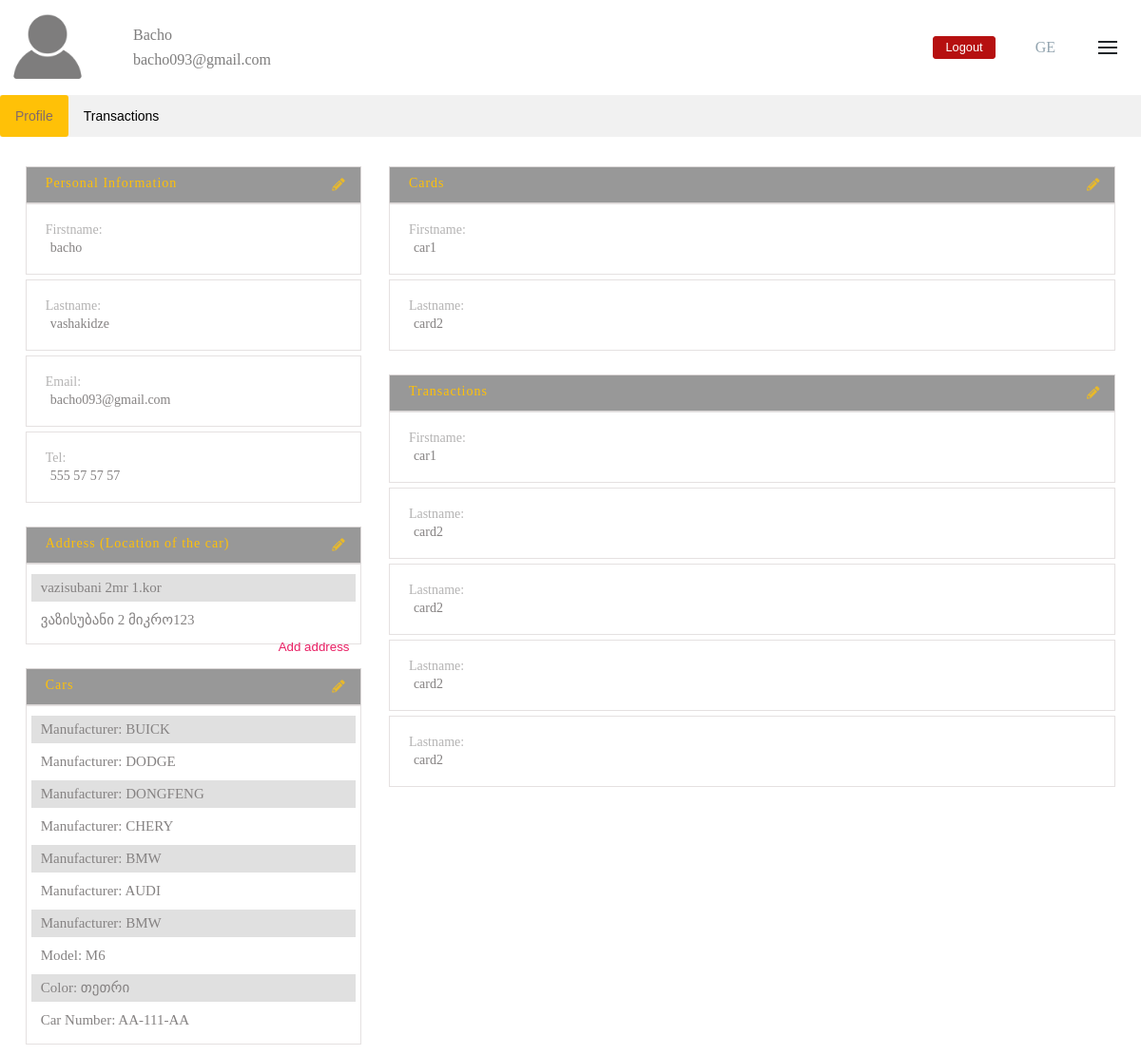
The app's page /profile.php?lang=en (signed in) with its own data.
### tables this page shows
CREATE TABLE `users` (
  `id` int(11) NOT NULL,
  `firstname` varchar(100) NOT NULL,
  `lastname` varchar(100) NOT NULL,
  `email` varchar(100) NOT NULL,
  `phone` varchar(100) NOT NULL,
  `password` varchar(64) NOT NULL,
  `image` text DEFAULT 'profileimage.png'
);

CREATE TABLE `caraddress` (
  `id` int(11) NOT NULL,
  `user_id` int(11) NOT NULL,
  `car_address` text NOT NULL
);

CREATE TABLE `user_car` (
  `id` int(11) NOT NULL,
  `user_id` int(11) NOT NULL,
  `car` varchar(100) NOT NULL
);

### classes/dbh.class.php (called while the page is built)
<?php
class Dbh {
    private $host = "localhost";
    private $user = "root";
    private $pwd = "2412933bacho";
    private $dbName = "manuchari";
    protected function connect()
    {
        $dsn = 'mysql:host=' . $this->host . ';dbname=' . $this->dbName;
        $PDO = new PDO($dsn, $this->user, $this->pwd);
        $PDO->setAttribute(PDO::ATTR_DEFAULT_FETCH_MODE, PDO::FETCH_ASSOC);
        return $PDO;
    }
}

### languages/en.php (called while the page is built)
<?php
$land = array(
    "home" => "Home",
    "about" => "About",
    "contact" => "Contact",
    "signin" => "Login",
    "register" => "Registration",
    "forgpass" => "Forgot Password?",
    "washcar" => "Wash the car without leaving the house...",
    "sedan" => "Sedan",
    "jeep" => "Jeep",
    "firstname" => "Firstname",
    "lastname" => "Lastname",
    "email" => "Email",
    "pass" => "Password",
    "repass" => "Repeat Password",
    "magison" => "MAGISON",
    "tel" => "Tel",
    "contactus" => "Contact Us",
    "booking" => "Booking",
    "profile" => "Profile",
    "userpage" => "My Page",
    "transaction" => "Transactions",
    "info" => "Personal Information",
    "card" => "Cards",
    "cars" => "Cars",
    "manufacturer" => "Manufacturer",
    "model" => "Model",
    "color" => "Color",
    "CarNumber" => "Car Number",
    "selectoption" => "Select Option",
    "add" => "Add",
    "edit" => "Edit",
    "delete" => "Delete",
    "accept" => "Accept",
    "close" => "Close",
    "caraddress" => "Address (Location of the car)",
    "addaddress" => "Add address",
    "changemail" => "Your information has changed successfully.",
    "addressErr" => "The address must not contain more than 40 characters."
);

### classes/profile.class.php (the view, shortened to what this page needs)
<?php
include "dbh.class.php";
class Profile extends Dbh {
    function infolist() {
        $Sessemail = $_SESSION['email'];
        $Sessid = $_SESSION['id'];
        $sql = "SELECT * FROM users WHERE email='$Sessemail' AND id='$Sessid'";
        $stmt = $this->connect()->query($sql);
        while($row = $stmt->fetch())
        {
            $firstname = $row['firstname'];
            $email = $row['email'];
            echo "
                <li>$firstname</li>
                <li>$email</li>
                ";
        }
    }
    function selectproinfo() {
        $Sessemail = $_SESSION['email'];
        $Sessid = $_SESSION['id'];
        $sql = "SELECT * FROM users WHERE email='$Sessemail' AND id='$Sessid'";
        $stmt = $this->connect()->query($sql);
        while($row = $stmt->fetch())
        {
            $firstname = $row['firstname'];
            $lastname = $row['lastname'];
            $email = $row['email'];
            $phone = $row['phone'];
        }
            if(!isset($_POST['updateinfo']))
            {
                echo "
                <li class='box-li'>". $land['firstname'] .":
                <ul>
                    <li>$firstname</li>
                </ul>
                </li>
                <li class='box-li'>". $land['lastname'] .":
                    <ul>
                        <li>$lastname</li>
                    </ul>
                </li>
                <li class='box-li'>". $land['email'] .":
                    <ul>
                        <li>$email</li>
                    </ul>
                </li>
                <li class='box-li'>". $land['tel'] .":
                    <ul>
                        <li>$phone</li>
                    </ul>
                </li>";
            }
    }
    function carLocation() {
        $Sessid = $_SESSION['id'];
        $sql = "SELECT * FROM caraddress WHERE user_id=$Sessid";
        $stmt = $this->connect()->query($sql);
        while($row = $stmt->fetchAll()) {
            foreach($row as $r) {
                $car_address = $r['car_address'];
                if(!(isset($_POST['changeaddr']))) {
                    echo "<li class='car-li'>$car_address</li>";
                }
            }
        }
    }
    function addaddress() {
        if(!isset($_POST['addaddress']))
        {
            echo "
            <form method='POST' action=''>
                <button type='submit' name='addaddress' class='addaddress'>".$land['addaddress']."
            </form>";
        }
        }
    function carinfo() {
        if(!isset($_POST['updatecars'])) {
            $Sessid = $_SESSION['id'];
            $sql = "SELECT car FROM user_car WHERE user_id='$Sessid'";
            $stmt = $this->connect()->query($sql);
            while($row = $stmt->fetch())
            {
                $manufacturer = $row['car'];
                echo "<li class='car-li'>".$land['manufacturer'].": <span>$manufacturer</span></li>";
            }
        }
    }
}

### css/profile.css (style rules this page uses)
body, html { overflow-x: hidden; }
.info-list li { margin: 10px 0; color: #7e7d7d; }
.info-list li:first-child { text-transform: capitalize; }
.box-list .box-li, .box-title { border: 1px solid rgba(226, 222, 222, 0.89); color: rgb(180, 179, 179); font-size: 14px; }
.box-list .box-li { margin-bottom: 5px; padding: 20px 0; padding-left: 20px; }
.box-list .box-li ul li { color: rgb(133, 130, 130); margin-top: 5px; padding-left: 5px; }
.car-li { padding-left: 10px!important; }
.car-li span { text-transform: uppercase; }
.carList li { margin: 5px 0; padding: 7px 0; }
.carList li:nth-child(odd) { background-color: #e0e0e0; }
.addaddress { float: right; outline: none; border: none; background: none; color: #E91E63; cursor: pointer; }

### records on screen
users: firstname "Bacho", email "bacho093@gmail.com", firstname "bacho", lastname "vashakidze", phone "555 57 57 57"
caraddress: car_address "ვაზისუბანი 2 მიკრო123"
caraddress: car_address "vazisubani 2mr 1.kor"
user_car: car "BUICK"
user_car: car "DODGE"
user_car: car "DONGFENG"
user_car: car "CHERY"
user_car: car "BMW"
user_car: car "AUDI"
user_car: car "BMW"

### other values on screen
$land['profile'] "Profile"
$land['transaction'] "Transactions"
$land['info'] "Personal Information"
$land['firstname'] "Firstname"
$land['lastname'] "Lastname"
$land['email'] "Email"
$land['tel'] "Tel"
$land['caraddress'] "Address (Location of the car)"
$land['addaddress'] "Add address"
$land['cars'] "Cars"
$land['model'] "Model"
$land['color'] "Color"
$land['CarNumber'] "Car Number"
$land['card'] "Cards"
